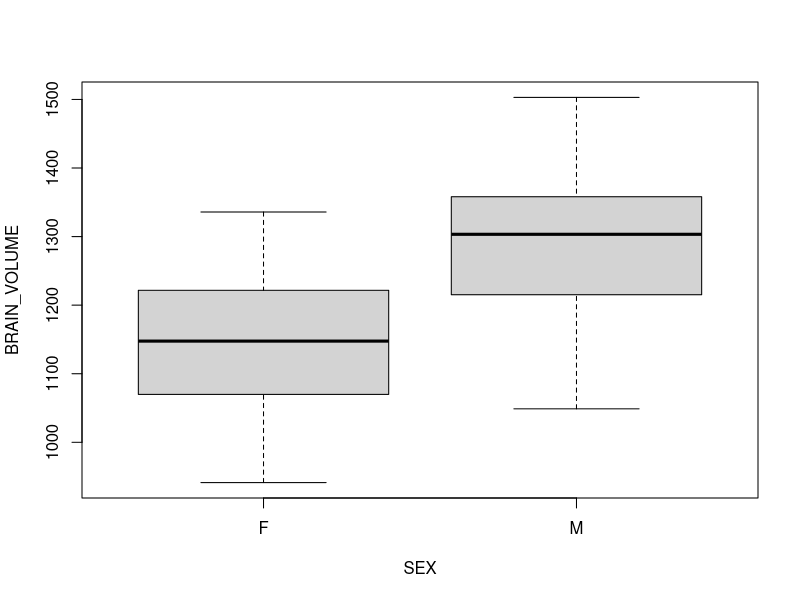

Write R code to recreate this figure. (Note: this script raises an error after producing the figure.)
#we will create a simple analysis with a real data set
#the data set contains 
#100 participants (50 female/50 male)
#for each participant we measured head size and brain volume from 
#structural MRI scans
##############################
#Read in data from the comma separated value file Brain_size.csv
#use the read_csv function
#and assign the result to a new variable my_data
#what class does this variable have? use the class function
my_data <- read.csv("Brain_Size.csv")
#look at the data with the View function (capital V)
View(my_data)
#make a new data frame my_data_filter where you remove all particpants with head sizes below 50 and brain
#volume above 1400 use the subset function for this
my_data_filter <- subset(my_data,HEAD_SIZE>1400)
#use aggregate to calculate the mean Brain Volume size 
#for each gender
#use the ~ operator and assign the result of the aggregate function
#to a new variable
my_data_mean <- aggregate(BRAIN_VOLUME~SEX,data=my_data,FUN=mean)
#calculate a new variable/column in my_data (rel_BV) 
#that gives the  BRAIN_VOLUME normalised for HEAD_SIZE
my_data$rel_BV <- my_data$BRAIN_VOLUME/my_data$HEAD_SIZE
#create a boxplot of the comparison of BRAIN_VOLUME and SEX 
#use the boxplot function and again use the ~ operator for the formula
boxplot(BRAIN_VOLUME~SEX,data=my_data)
#calculate a t-test comparing the Brain Volume between males and females
#assign the result to a separate variable
#print the result. Again use the ~ operator to relate variable to each other
t_1 <- t.test(my_data$BRAIN_VOLUME~my_data$SEX)
print(t_1)
#calculate a linear regression with BRAIN_VOLUME as 
#dependent variable and HEAD_SIZE as independent variable
#use the lm function for this 
#assign the results to a variable and use 
#the summary function 
m_1 <- lm(BRAIN_VOLUME~HEAD_SIZE,data=my_data)
summary(m_1)
#for the model check we need an additional library
#install the package car with the install.packages function
#then load the variable into your workingspace 
#by using the library function
#install.packages("car")
library(car)
#perform model check
#now we can perfrom a model check and see whether the residuals 
#are normally distributed
#use the qqPlot function from the car package
qqPlot(m_1)
#we can also plot (plot function) 
#the residuals (extracted from the model via the residuals function)
#against the fitted values (extracted via the fitted function)
plot(residuals(m_1)~fitted(m_1))
#now add an additional variable SEX to your linear model from above by extending 
#the formula through the +  operator
#asses the results with the summary function
m_2 <- lm(BRAIN_VOLUME~SEX+HEAD_SIZE,data=my_data)
summary(m_2)










  



